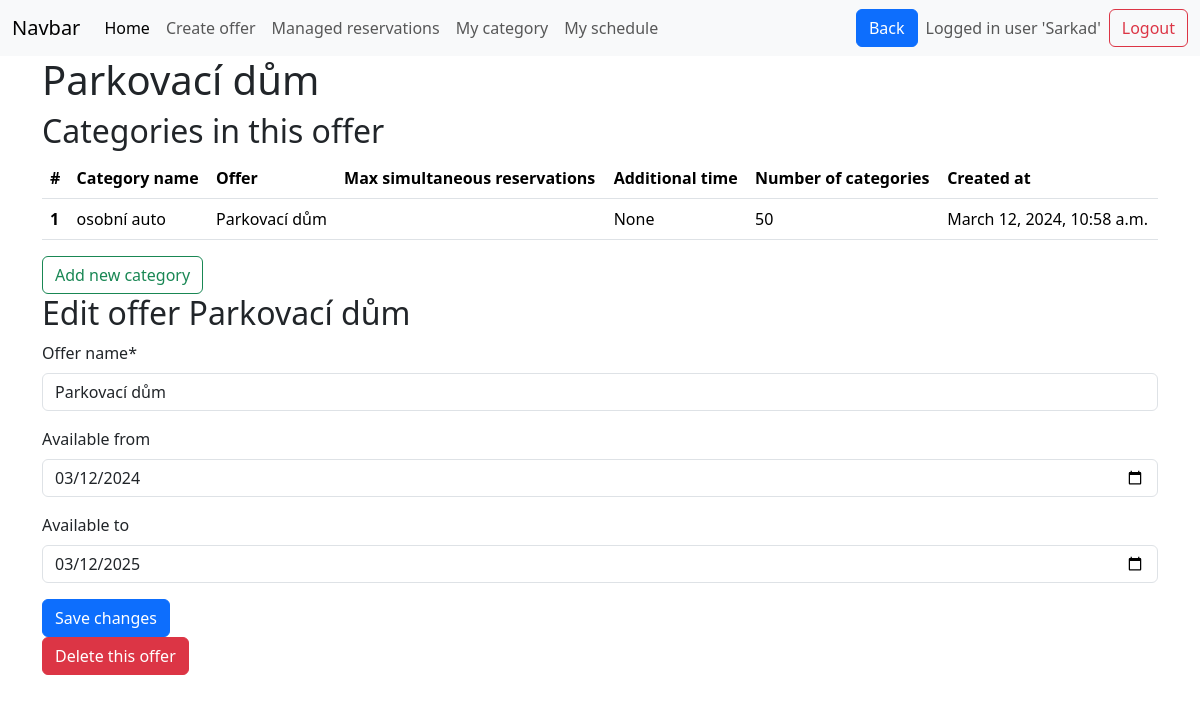
Page /offer_detail/21 (signed in) on the earlier database version.
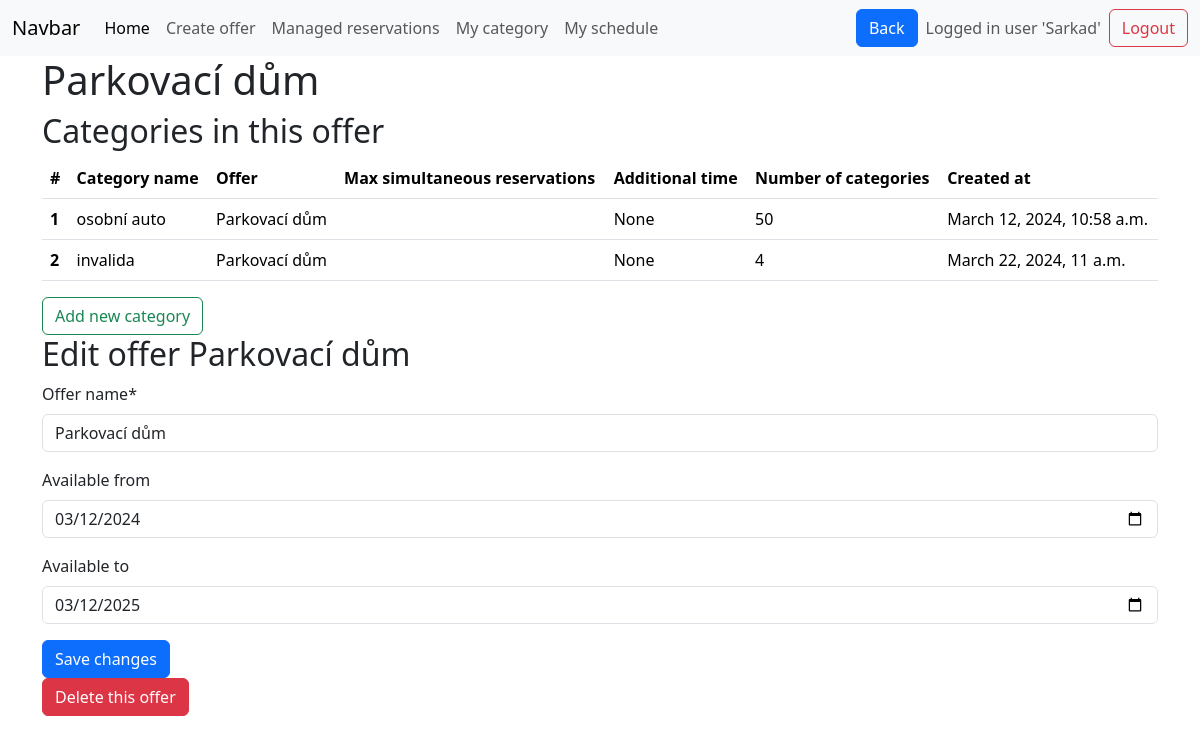
Same page on the later database version.
### base/models.py (models this page shows, shortened)
class Category(models.Model):
    category_name = models.CharField(max_length=50)
    category_description = models.CharField(max_length=1000, null=True, blank=True)
    category_capacity = models.IntegerField(default=1)
    max_simultneous_reservations = models.IntegerField(default=1)
    additional_time = models.DurationField(null=True, blank=True)
    count_of_units = models.IntegerField(default=1)
    created_at = models.DateTimeField(default=timezone.now)
    belongs_to_offer = models.ForeignKey(Offer, on_delete=models.CASCADE)
    category_pricing = models.ForeignKey(Pricing, on_delete=models.CASCADE, null=True)

class Offer(models.Model):
    offer_name = models.CharField(max_length=50)
    available_from = models.DateField(null=True, blank=True)
    available_to = models.DateField(null=True, blank=True)
    created_at = models.DateTimeField(default=timezone.now)
    manager_of_this_offer = models.ForeignKey(
        User, on_delete=models.CASCADE, null=True, blank=True
    )
    def __str__(self):
        return self.offer_name  # rewrites Offer object (x) to its name in admi panel

### base/views.py (the view, shortened to what this page needs)
# urls.py: path('offer_detail/<int:offer_id>',views.offer_detail, name='offer_detail' ),
@login_required  # If a user is not logged in, Django will redirect them to the login page.
def offer_detail(request, offer_id=None):
    offer = get_object_or_404(Offer, pk=offer_id)
    offer_name = offer.offer_name
    form = forms.OfferForm(instance=offer)
    if offer.manager_of_this_offer != request.user:
        messages.error(request, "You are not authorized to delete this offer.")
        return redirect("manager_home")  # Redirect to a safe page
    offers = Offer.objects.filter(manager_of_this_offer=request.user)
    offer = get_object_or_404(Offer, pk=offer_id)
    form = forms.OfferForm(instance=offer)
    categories = Category.objects.filter(belongs_to_offer=offer)
    return render(
        request,
        "offer_detail.html",
        context={
            "form": form,
            "offer_id": offer.id,
            "categories": categories,
            "offer_name": offer_name,
        },
    )

### base/forms.py
class OfferForm(ModelForm):
    class Meta:
        model = models.Offer
        exclude = [
            "manager_of_this_offer",
            "created_at",
        ]  # limiting the fields if that are displayed
        widgets = {
            "available_from": widgets.DateInput(
                attrs={
                    "type": "date",
                    "value": datetime.now().date(),
                }
            ),
            "available_to": widgets.DateInput(
                attrs={
                    "type": "date",
                    "value": datetime.now().date()+ timedelta(days=1),
                }
            ),
        }

### templates/offer_detail.html (shortened to what this page needs)
{% extends 'main.html' %}
{% load crispy_forms_tags %}
{% block content %}
<div class="container-md">
    <h1> {{ offer_name }} </h1>
    <h2> Categories in this offer </h2>
    {% if categories %}
    <table class="table table-hover">
        <thead>
            <tr>
                <th scope="col">#</th>
                <th scope="col">Category name</th>
                <th scope="col">Offer</th>
                <th scope="col">Max simultaneous reservations</th>
                <th scope="col">Additional time</th>
                <th scope="col">Number of categories</th>
                <th scope="col">Created at</th>
            </tr>
        </thead>
        <tbody>
            {% for category in categories %}
            <tr class="clickable-row" style="cursor: pointer;" title="Click to edit category"
                onclick="location.href='{% url 'edit_category' category.belongs_to_offer.id category.id %}'">
                <th scope="row">{{ forloop.counter }}</th>
                <td>{{ category.category_name }} </td>
                <td>{{ category.belongs_to_offer }} </td>
                <td>{{ category.max_simultaneous_reservations }} </td>
                <td>{{ category.additional_time }} </td>
                <td>{{ category.count_of_units }} </td>
                <td>{{ category.created_at }} </td>
            </tr>
            {% endfor %}
        </tbody>
    </table>
    <a onclick="location.href='{% url 'create_category' offer_id %}'" class="btn btn-outline-success" id="addrow">Add new category</a>
    {% else %}
    <p>You do not have any categories for this offer.<br>
        <a onclick="location.href='{% url 'create_category' offer_id %}'" class="btn btn-outline-success" id="addrow">Add new category</a>
    </p>
    {% endif %}
    <h2> Edit offer {{ offer_name }} </h2>
    <form method="post" class="form">
        {{ form|crispy }}
        <button type="submit" class="btn btn-primary">Save changes</button>
    </form>
    <button type="button" class="btn btn-danger" data-bs-toggle="modal" data-bs-target="#deleteOfferModal">
      Delete this offer
    </button>
</div>
{% endblock %}

Differences in the rows shown:
added Category: category_name "invalida", belongs_to_offer "Parkovací dům", additional_time "None", count_of_units "4", created_at "March 22, 2024, 11 a.m."
